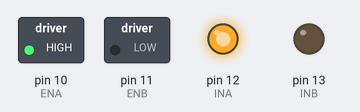
Simulated run of this sketch. Board: Arduino Uno, built with avr-gcc and run on an emulated ATmega328P. Parts: switched loads named in the sketch (green lamp = pin HIGH), output pins drawn as LEDs (lit = HIGH).

Above: at 2.5 s.
At 10.0 s:
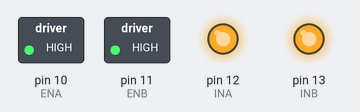
At 17.5 s:
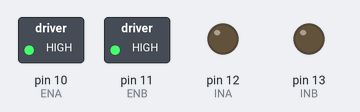
At 22.5 s:
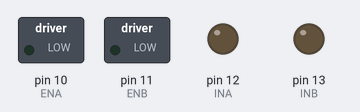
Timing chart, 0 to 32.5 s (numbered marks = the images above):
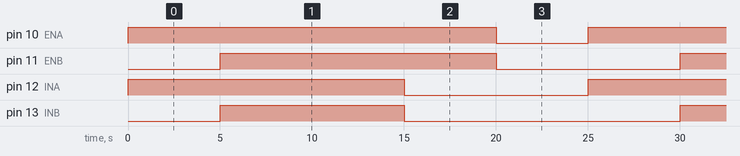

Measured:
- by itself, pin 10 (ENA): alternates HIGH for 20.0 s and LOW for 5.0 s
- by itself, pin 11 (ENB), pin 12 (INA): alternates HIGH for 15.0 s and LOW for 10.0 s
- by itself, pin 13 (INB): alternates HIGH for 10.0 s and LOW for 15.0 s

The sketch:

Coding_to_control_2_DC_motor_simultaneously.ino
```cpp
const int ENA = 10; // Control speed of motor A
const int ENB = 11; // Control speed of motor B
const int INA = 12; // Control direction of motor A
const int INB = 13; // Contorl direction of motor B

void setup()
{
  pinMode(ENA, OUTPUT);
  pinMode(INA, OUTPUT);
  pinMode(INB, OUTPUT);
  pinMode(ENB, OUTPUT);
}

void loop()
{
  Motor('A', 'F', 255); //Control motor A
  delay(5000);
  Motor('B', 'F', 255); //Control motor B
  delay(5000);
  Motor('C', 'F', 255); //Control both motor simultaneously
  delay(5000);
  Motor('C', 'B', 255);
  delay(5000);
  Motor('C', 'B', 0); //soft stoping both motor simultaneously
  delay(5000);
}

void Motor(char mot, char direction, int speed)
{
  switch (mot)
  {
    case 'A':
    if(direction == 'F') //Forward
    {
      digitalWrite(INA, HIGH);
    }
    else if(direction == 'B') //Backward
    {
      digitalWrite(INA, LOW);
    }
    analogWrite(ENA, speed);
    break;

    case 'B':
    if(direction == 'F')
    {
      digitalWrite(INB, HIGH);
    }
    else if(direction == 'B')
    {
      digitalWrite(INB, LOW);
    }
    analogWrite(ENB, speed);
    break;

    case 'C':
     if(direction == 'F')
    {
      digitalWrite(INA, HIGH);
      digitalWrite(INB, HIGH);
    }
    else if(direction == 'B')
    {
      digitalWrite(INA, LOW);
      digitalWrite(INB, LOW);
    }
    analogWrite(ENA, speed);
    analogWrite(ENB, speed);
    break;
  }
}
```
